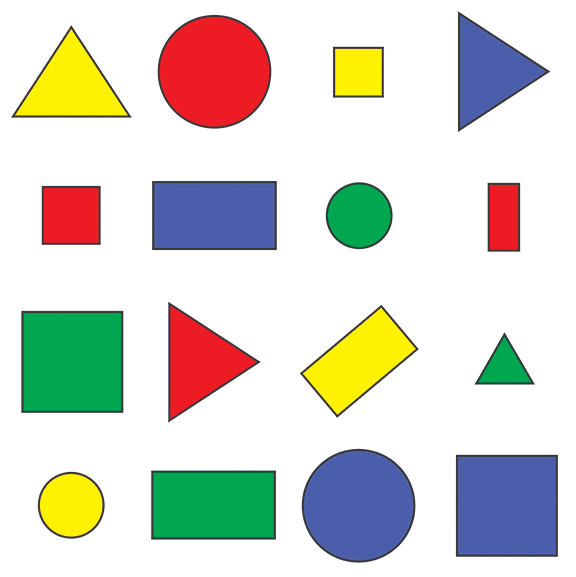
#> input picture Resources/shapes.png, 576 x 577 px
$ python contours-detection.py
#> lines starting #> are read from the running program, lines starting #| are printed output that depends on the picture; after the words box and inside, x2 and y2 are one past the last pixel; in counts of white or black regions, pixels touching at a corner belong together
### util.py
import numpy as np
import cv2

def stackImages(scale,imgArray):
    rows = len(imgArray)
    cols = len(imgArray[0])
    rowsAvailable = isinstance(imgArray[0], list)
    width = imgArray[0][0].shape[1]
    height = imgArray[0][0].shape[0]
    if rowsAvailable:
        for x in range ( 0, rows):
            for y in range(0, cols):
                if imgArray[x][y].shape[:2] == imgArray[0][0].shape [:2]:
                    imgArray[x][y] = cv2.resize(imgArray[x][y], (0, 0), None, scale, scale)
                else:
                    imgArray[x][y] = cv2.resize(imgArray[x][y], (imgArray[0][0].shape[1], imgArray[0][0].shape[0]), None, scale, scale)
                if len(imgArray[x][y].shape) == 2: imgArray[x][y]= cv2.cvtColor( imgArray[x][y], cv2.COLOR_GRAY2BGR)
        imageBlank = np.zeros((height, width, 3), np.uint8)
        hor = [imageBlank]*rows
        hor_con = [imageBlank]*rows
        for x in range(0, rows):
            hor[x] = np.hstack(imgArray[x])
        ver = np.vstack(hor)
    else:
        for x in range(0, rows):
            if imgArray[x].shape[:2] == imgArray[0].shape[:2]:
                imgArray[x] = cv2.resize(imgArray[x], (0, 0), None, scale, scale)
            else:
                imgArray[x] = cv2.resize(imgArray[x], (imgArray[0].shape[1], imgArray[0].shape[0]), None,scale, scale)
            if len(imgArray[x].shape) == 2: imgArray[x] = cv2.cvtColor(imgArray[x], cv2.COLOR_GRAY2BGR)
        hor= np.hstack(imgArray)
        ver = hor
    return ver

### contours-detection.py
# CONTROURS / SHAPE DETECTION
import cv2
import numpy as np
from util import stackImages

def getContours(img):
    contours, hierarchy = cv2.findContours(img, cv2.RETR_EXTERNAL, cv2.CHAIN_APPROX_NONE)
    for cont in contours:
        area = cv2.contourArea(cont)
        if area > 5500:
            cv2.drawContours(resultImg, cont, -1, (255, 0, 0), 3)
            perimeter = cv2.arcLength(cont, True)
            # we can play around epsilon for better results
            epsilon = 0.02 * perimeter
            approxCorners = cv2.approxPolyDP(cont, epsilon, True)
            approxNumCorners = len(approxCorners)
            x, y, w, h = cv2.boundingRect(approxCorners)
            shapeType = "N/A"
            if approxNumCorners == 3:
                shapeType = "Tri"
            elif approxNumCorners == 4:
                aspectRatio = w / float(h)
                if aspectRatio > 0.95 and aspectRatio < 1.05:
                    shapeType = "Square"
                else:
                    shapeType = "Rectangle"
            elif approxNumCorners > 4:
                shapeType = "Circle"
            print(shapeType)
            cv2.rectangle(resultImg, (x, y), (x + w, y + h), (255, 255, 255), 3)
            cv2.putText(resultImg, shapeType, (x + (w//2)-10, y+(h//2)-10), cv2.FONT_HERSHEY_COMPLEX,
                        0.7, (125,255,255),2)

path = "Resources/shapes.png"
img = cv2.imread(path)
#> img is the input picture: shape (577, 576, 3); mean B, G, R 205.1, 214.3, 214.2
resultImg = np.zeros_like(img)

# First step - convert it to grayscale image
imgGray = cv2.cvtColor(img, cv2.COLOR_BGR2GRAY)
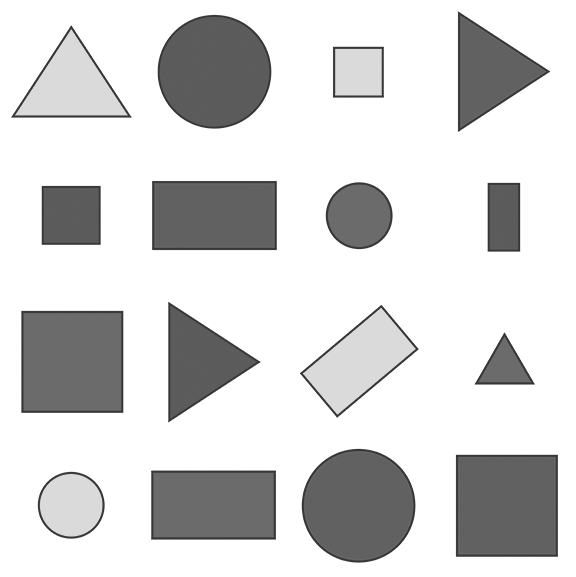
#> imgGray: shape (577, 576); min 54, max 255, mean 213.2

# Second step - blur the gray image
imgBlur = cv2.GaussianBlur(imgGray, (7,7), 1)
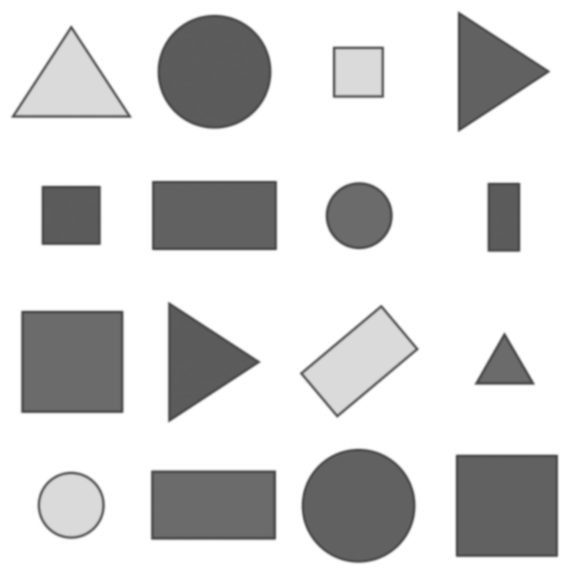
#> imgBlur: shape (577, 576); min 72, max 255, mean 213.2

# Third step - image canny
imgCanny = cv2.Canny(imgBlur, 50, 50)
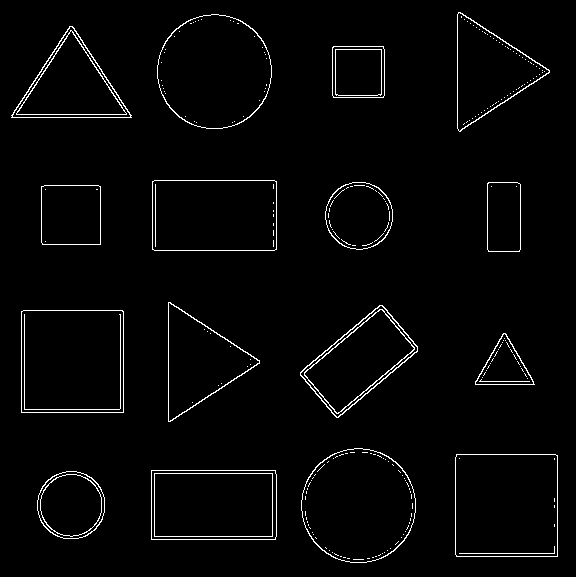
#> imgCanny: shape (577, 576); 2.4% white in thin lines or dots
getContours(imgCanny)
#> in getContours, `contours, hierarchy = cv2.findContours(img, cv2.RETR_EXTERNAL, cv2.CHA..`: contours = 16 contours; largest, box (x1, y1, x2, y2) and area: (21, 310, 124, 413) 10402, (455, 454, 558, 557) 10398, (301, 448, 416, 563) 10236, (157, 14, 272, 129) 10234, (152, 180, 277, 251) 8674
#> the loop in getContours, `for cont in contours:` made 16 passes
#> (area, perimeter, epsilon, approxCorners, approxNumCorners, x, y, w) on passes 2, 3, 6, 7, 12: (8619, 386.8, 7.74, [[151, 470], [151, 539], [275, 539], [275, 470]], 4, 151, 470, 125), (10398.5, 406.2, 8.12, [[456, 454], [456, 556], [557, 556], [557, 455]], 4, 456, 454, 102), (10402, 406.8, 8.14, [[21, 311], [21, 412], [123, 412], [122, 310]], 4, 21, 310, 103), (6389, 338.5, 6.77, [[382, 305], [300, 372], [336, 417], [417, 351]], 4, 300, 305, 118), (8674, 385.7, 7.71, [[152, 181], [152, 249], [276, 249], [276, 181]], 4, 152, 181, 125)
#> (area, perimeter, epsilon, approxCorners, approxNumCorners, x, y, w) on passes 8, 14, 16: (5629, 352, 7.04, [[168, 302], [170, 421], [259, 360]], 3, 168, 302, 92), (5690.5, 355.1, 7.1, [[11, 115], [131, 117], [72, 26]], 3, 11, 26, 121), (5712, 351.7, 7.03, [[458, 12], [460, 131], [549, 70]], 3, 458, 12, 92)
#| Rectangle
#| Square
#| Circle
#| Square
#| Square
#| Tri
#| Rectangle
#| Tri
#> (further printed lines are left out)
#> after the loop in getContours, `for cont in contours:`:
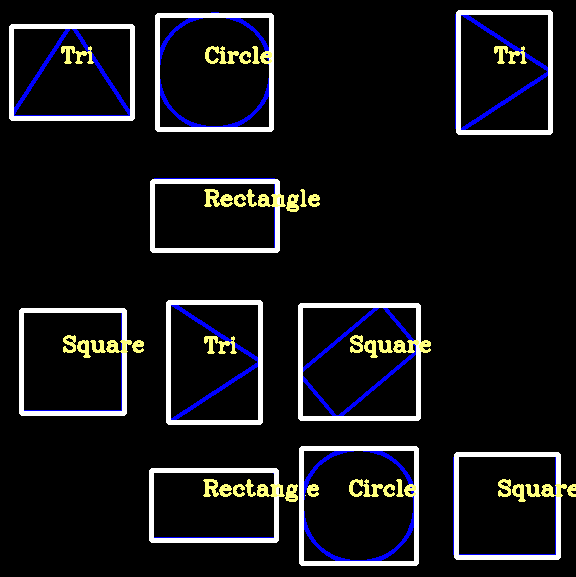
#> resultImg: shape (577, 576, 3); mean of channels 0, 1, 2 23.4, 20.8, 20.8; drawn as B, G, R

# Optional - stack images, so we do not need to open multiple windows
imgStack = stackImages(0.8, ([imgGray, imgBlur], [imgCanny, resultImg]))
#> after the loop in stackImages, `for x in range(0, rows):`: hor = 2 items
#> in stackImages, `ver = np.vstack(hor)`:
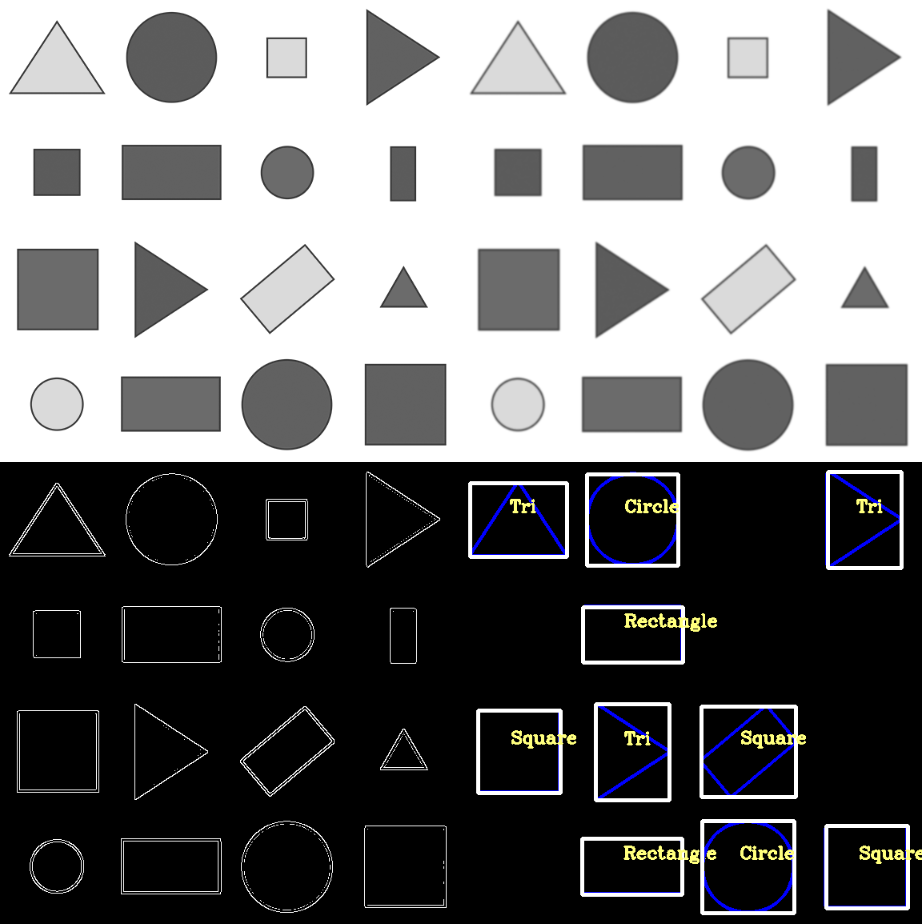
#> ver: shape (924, 922, 3); mean of channels 0, 1, 2 114, 113.4, 113.4; drawn as B, G, R

cv2.imshow("Result", imgStack)
cv2.waitKey(0)
